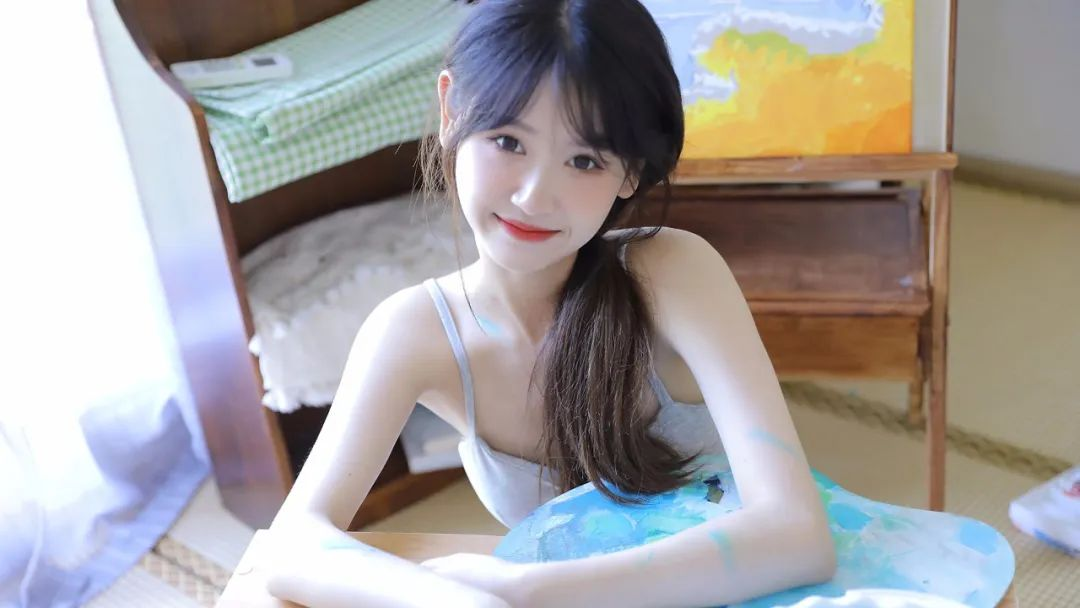
#> input picture OpenCV/10000.jpg, 1080 x 608 px
$ python max.py
#> lines starting #> are read from the running program, lines starting #| are printed output that depends on the picture
import cv2

import numpy as np

image_np  = cv2.imread(r"../10000.jpg")
#> image_np is the input picture: shape (608, 1080, 3); mean B, G, R 159.3, 160.5, 164.5

image_shape = image_np.shape
#> image_shape = (608, 1080, 3)

image_gray = np.zeros((image_shape[0], image_shape[1]), dtype=np.uint8)

for i in range(image_shape[0]):
    for j in range(image_shape[1]):
        image_gray[i][j] = max(image_np[i,j][0], image_np[i,j][1], image_np[i,j][2])
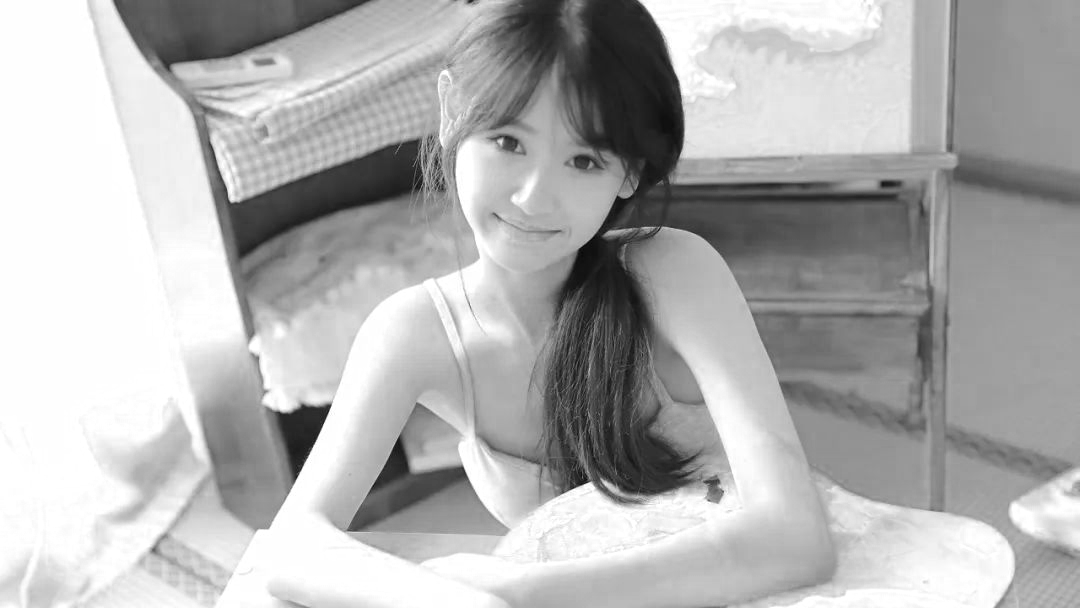
#> image_gray: shape (608, 1080); min 6, max 255, mean 177.4

cv2.imshow("image_gray", image_gray)
cv2.waitKey(0)

$ run again, with OpenCV/img.png saved as OpenCV/10000.jpg
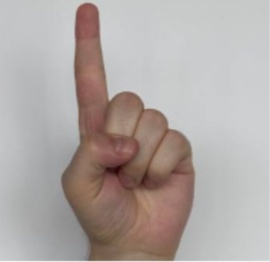
#> input picture OpenCV/img.png, 270 x 262 px
#> image_np is the input picture: shape (262, 270, 3); mean B, G, R 164.4, 167.4, 175.9
#> after the loop `for i in range(image_shape[0]):`:
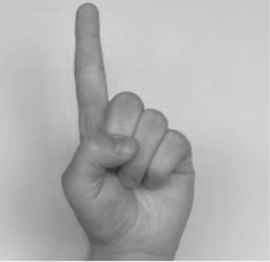
#> image_gray: shape (262, 270); min 42, max 250, mean 177.7

$ run again, with OpenCV/img_1.png saved as OpenCV/10000.jpg
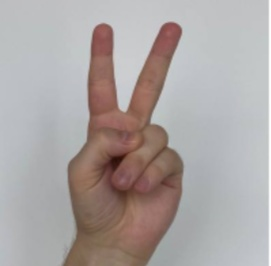
#> input picture OpenCV/img_1.png, 271 x 266 px
#> image_np is the input picture: shape (266, 271, 3); mean B, G, R 162.9, 164.3, 171.5
#> after the loop `for i in range(image_shape[0]):`:
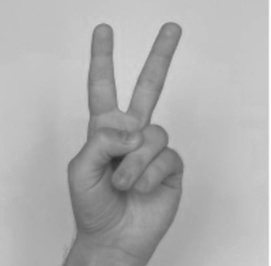
#> image_gray: shape (266, 271); min 43, max 255, mean 175.4
